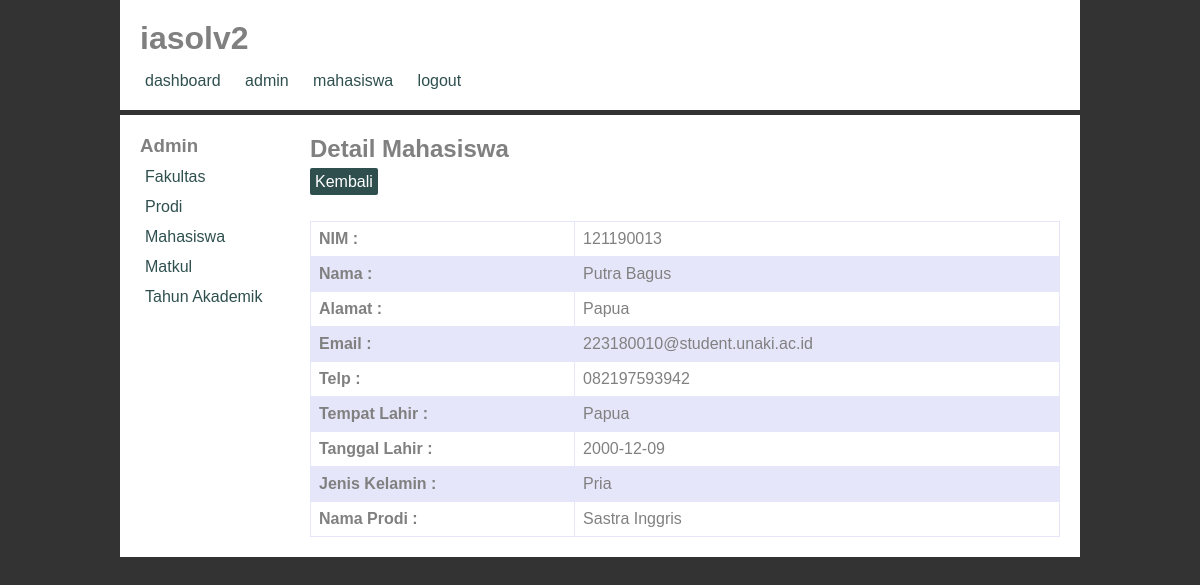
The page /admin/mahasiswa/detail/18 on the database as committed earlier.
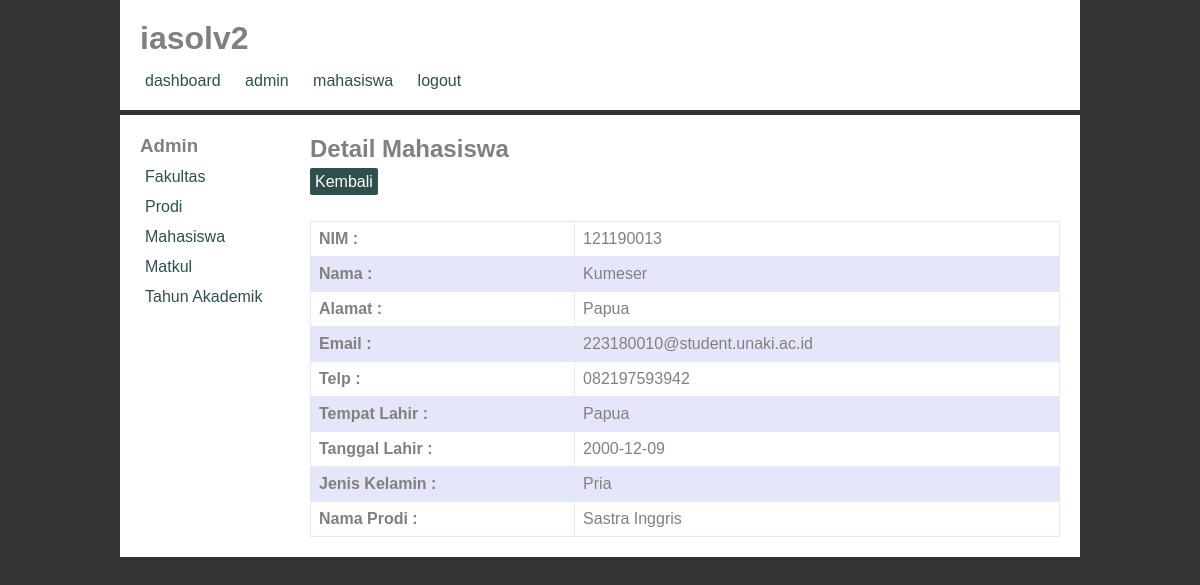
The same page on the database as committed later.
### tables this page shows
CREATE TABLE `mahasiswa` (
  `id` int(11) NOT NULL,
  `nim` int(11) NOT NULL,
  `nama_lengkap` varchar(100) NOT NULL,
  `alamat` varchar(255) NOT NULL,
  `email` varchar(100) NOT NULL,
  `telp` varchar(12) NOT NULL,
  `tempat_lahir` varchar(30) NOT NULL,
  `tgl_lahir` date NOT NULL,
  `jenis_kel` varchar(6) NOT NULL,
  `nama_prodi` varchar(100) NOT NULL
);

### application/controllers/admin/Mahasiswa.php (called while the page is built, shortened)
<?php
class Mahasiswa extends CI_Controller {
  public function __construct() {
    $this->load->model('Mahasiswa_model');
    $this->load->library('form_validation');
  }
  public function detail($id) {
    $data['judul'] = 'Detail Mahasiswa';
    $data['mahasiswa'] = $this->Mahasiswa_model->getById($id,'mahasiswa');
    $this->load->view('admin_templates/header',$data);
    $this->load->view('admin_templates/sidebar');
    $this->load->view('admin/mahasiswa/detail',$data);
    $this->load->view('admin_templates/footer');
  }
}

### index.php (called while the page is built, shortened)
<?php
require_once BASEPATH.'core/CodeIgniter.php';

### application/models/Mahasiswa_model.php (called while the page is built, shortened)
<?php
class Mahasiswa_model extends CI_Model {
  public function getById($id,$table) {
    return $this->db->get_where('mahasiswa',['id' => $id])->row_array();
  }
}

### application/views/admin/mahasiswa/detail.php (the view)
<h2>Detail Mahasiswa</h2>
<a class="btn-primary" href="<?php echo base_url() ?>admin/mahasiswa">Kembali</a>
<table>
  <tr>
    <th>NIM : </th>
    <td><?php echo $mahasiswa['nim']; ?></td>
  </tr>
  <tr>
    <th>Nama : </th>
    <td><?php echo $mahasiswa['nama_lengkap']; ?></td>
  </tr>
  <tr>
    <th>Alamat : </th>
    <td><?php echo $mahasiswa['alamat']; ?></td>
  </tr>
  <tr>
    <th>Email : </th>
    <td><?php echo $mahasiswa['email']; ?></td>
  </tr>
  <tr>
    <th>Telp : </th>
    <td><?php echo $mahasiswa['telp']; ?></td>
  </tr>
  <tr>
    <th>Tempat Lahir : </th>
    <td><?php echo $mahasiswa['tempat_lahir']; ?></td>
  </tr>
  <tr>
    <th>Tanggal Lahir : </th>
    <td><?php echo $mahasiswa['tgl_lahir']; ?></td>
  </tr>
  <tr>
    <th>Jenis Kelamin : </th>
    <td><?php echo $mahasiswa['jenis_kel']; ?></td>
  </tr>
  <tr>
    <th>Nama Prodi : </th>
    <td><?php echo $mahasiswa['nama_prodi']; ?></td>
  </tr>
</table>

Rows that differ between the two databases and show on the page:
changed mahasiswa "Papua": nama_lengkap "Putra Bagus" → "Kumeser"
